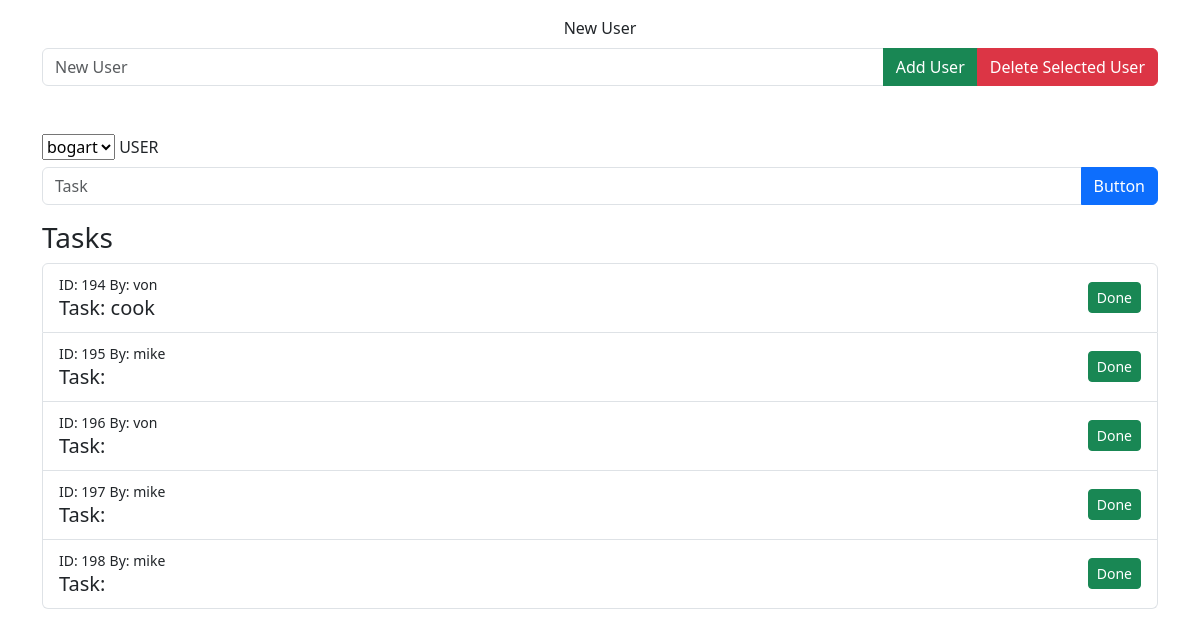
The page / on the database its author committed.
### tables this page shows
CREATE TABLE `tasks` (
  `taskId` int(11) NOT NULL,
  `taskName` varchar(255) NOT NULL,
  `is_done` tinyint(1) DEFAULT 0,
  `username` varchar(255) NOT NULL
);

### Controller.php (called while the page is built, shortened)
<?php
class Database
{
    private $host = '127.0.0.1';
    private $user = 'root';
    private $pass = '';
    private $name = 'tms';
    private $conn;
    public function __construct()
    {
        $this->conn = new mysqli($this->host, $this->user, $this->pass, $this->name);
    }
    public function establishConnection()
    {
        return $this->conn;
    }
}
class TaskManager
{
    private $db;
    public function __construct()
    {
        $this->db = new Database();
    }
    public function drop($selectedOption)
    {
        $conn = $this->db->establishConnection();
        $sql = "SELECT username FROM users ";
        $result = mysqli_query($conn,$sql);
        $resultCheck = mysqli_num_rows($result);
        if($resultCheck > 0){
            while ($row = mysqli_fetch_assoc($result)) {
               $name = $row['username'];
            $array[] = $name;
        }
        return $array;
                 }
    }
    public function getTasks()
    {
        $conn = $this->db->establishConnection();
        $taskQuery = $conn->query("select * from tasks");
        $tasks = [];
        while ($row = $taskQuery->fetch_assoc()) {
            $tasks[] = $row;
        }
        return $tasks;
    }
}
?>

### index.php (the view, shortened to what this page needs)
<?php
require_once('Controller.php');
$taskManager = new TaskManager();
$tasks = $taskManager->getTasks();
?>
<!DOCTYPE html>
<html lang="en">
<head>
    <link href="https://cdn.jsdelivr.net/npm/bootstrap@5.3.0/dist/css/bootstrap.min.css" rel="stylesheet">
</head>
<body>
<div class="container mt-3 text-center">
    <form method="post">
        <label for="newUsername" class="form-label">New User</label>
        <div class="input-group mb-3">
            <input type="text" class="form-control" id="newUsername" name="newUsername" placeholder="New User" aria-label="New User" aria-describedby="button-addon4">
            <button type="submit" class="btn btn-success" name="addUser" type="button" id="button-addon4">Add User</button>
            <button type="submit" class="btn btn-danger" name="deleteSelectedUser" type="button" id="button-addon5">Delete Selected User</button>
        </div>
    </form>
</div>
    <div class="container mt-5">
        <form method="post" class="mt-5">
 <select name="myDropdown">
        <?php
         $valve = $taskManager->drop($selectedOption);
            $myArray = $valve;
            foreach ($myArray as $value) {
                echo "<option value=\"$value\">$value</option>";
            }
        ?>
    </select>
            <label for="taskName" class="form-label">USER</label>
            <div class="input-group mb-3">
                <input type="text" class="form-control" id="taskName" name="taskName" placeholder="Task" aria-label="Task" aria-describedby="button-addon2">
                <button type="submit" class="btn btn-primary" name="addTask" type="button" id="button-addon2">Button</button>
            </div>
        </form>
        <h3>Tasks</h3>
        <ul class="list-group">
            <?php foreach ($tasks as $task) : ?>
                <li class="list-group-item d-flex justify-content-between align-items-center">
                    <div class="col">
                        <small>ID: <?php echo $task['taskId'] ?></small>
                        <small>By: <?php echo $task['username'] ?></small>
                        <h5 class="mb-1">Task: <?php echo $task['taskName']; ?></h5>
                    </div>
                    <form method="post">
                        <button type="submit" class="btn <?php echo $task['is_done'] ? 'btn-success' : 'btn-danger'; ?> btn-sm" name="markDone"><?php echo $task['is_done'] ? 'Done' : 'Pending'; ?></button>
                    </form>
                </li>
            <?php endforeach; ?>
        </ul>
    </div>
</body>
</html>

### rows shown on the page
tasks: taskId "194", username "von", taskName "cook", is_done "Done"
tasks: taskId "195", username "mike", is_done "Done"
tasks: taskId "196", username "von", is_done "Done"
tasks: taskId "197", username "mike", is_done "Done"
tasks: taskId "198", username "mike", is_done "Done"

### other values the page prints
form field myDropdown "bogart"
